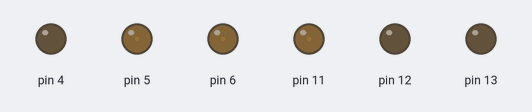
The sketch below on a simulated Arduino Uno, built with avr-gcc and run on an emulated ATmega328P. Shown: output pins drawn as LEDs (lit = HIGH).

Above: at 0.05 s.
At 0.85 s:
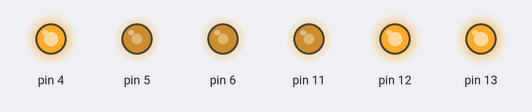
At 1.3 s:
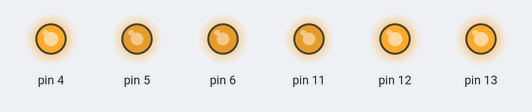
At 1.6 s:
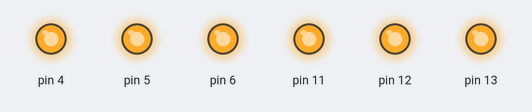
At 2.6 s:
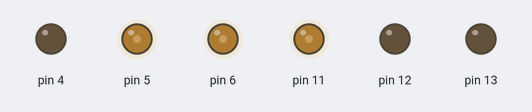
Timing chart, 0 to 6.4 s (numbered marks = the images above):
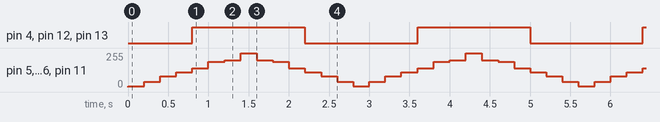

Measured:
- by itself, pin 4, pin 12, pin 13: alternates HIGH for 1.4 s and LOW for 1.4 s
- by itself, pin 5, pin 6, pin 11: repeats every 2.8 s: 40/255 0.20 s, 80/255 0.20 s, 110/255 0.20 s, 140/255 0.20 s, 190/255 0.20 s, 200/255 0.20 s, 255/255 0.20 s, 200/255 0.20 s, 190/255 0.20 s, 140/255 0.20 s, 110/255 0.20 s, 80/255 0.20 s, 40/255 0.20 s, 5/255 0.20 s

The sketch:

Analog_Ex.1.ino
```cpp
//****** Variables *******************************************************


//****** Setup ***********************************************************
void setup (){
pinMode (13, OUTPUT);
pinMode (12, OUTPUT);
pinMode (11, OUTPUT);
pinMode (6, OUTPUT);
pinMode (5, OUTPUT);
pinMode (4, OUTPUT);
}

//****** Loop ***********************************************************
void loop (){

analogWrite(13, 5);
analogWrite(12, 5);
analogWrite(11, 5);
analogWrite(6, 5);
analogWrite(5, 5);
analogWrite(4, 5);
delay(200);
analogWrite(13, 40);
analogWrite(12, 40);
analogWrite(11, 40);
analogWrite(6, 40);
analogWrite(5, 40);
analogWrite(4, 40);
delay(200);
analogWrite(13, 80);
analogWrite(12, 80);
analogWrite(11, 80);
analogWrite(6, 80);
analogWrite(5, 80);
analogWrite(4, 80);
delay(200);
analogWrite(13, 110);
analogWrite(12, 110);
analogWrite(11, 110);
analogWrite(6, 110);
analogWrite(5, 110);
analogWrite(4, 110);
delay(200);
analogWrite(13, 140);
analogWrite(12, 140);
analogWrite(11, 140);
analogWrite(6, 140);
analogWrite(5, 140);
analogWrite(4, 140);
delay(200);
analogWrite(13, 190);
analogWrite(12, 190);
analogWrite(11, 190);
analogWrite(6, 190);
analogWrite(5, 190);
analogWrite(4, 190);
delay(200);
analogWrite(13, 200);
analogWrite(12, 200);
analogWrite(11, 200);
analogWrite(6, 200);
analogWrite(5, 200);
analogWrite(4, 200);
delay(200);
analogWrite(13, 255);
analogWrite(12, 255);
analogWrite(11, 255);
analogWrite(6, 255);
analogWrite(5, 255);
analogWrite(4, 255);
delay(200);
analogWrite(13, 200);
analogWrite(12, 200);
analogWrite(11, 200);
analogWrite(6, 200);
analogWrite(5, 200);
analogWrite(4, 200);
delay(200);
analogWrite(13, 190);
analogWrite(12, 190);
analogWrite(11, 190);
analogWrite(6, 190);
analogWrite(5, 190);
analogWrite(4, 190);
delay(200);
analogWrite(13, 140);
analogWrite(12, 140);
analogWrite(11, 140);
analogWrite(6, 140);
analogWrite(5, 140);
analogWrite(4, 140);
delay(200);
analogWrite(13, 110);
analogWrite(12, 110);
analogWrite(11, 110);
analogWrite(6, 110);
analogWrite(5, 110);
analogWrite(4, 110);
delay(200);
analogWrite(13, 80);
analogWrite(12, 80);
analogWrite(11, 80);
analogWrite(6, 80);
analogWrite(5, 80);
analogWrite(4, 80);
delay(200);
analogWrite(13, 40);
analogWrite(12, 40);
analogWrite(11, 40);
analogWrite(6, 40);
analogWrite(5, 40);
analogWrite(4, 40);
delay(200);
}
```
